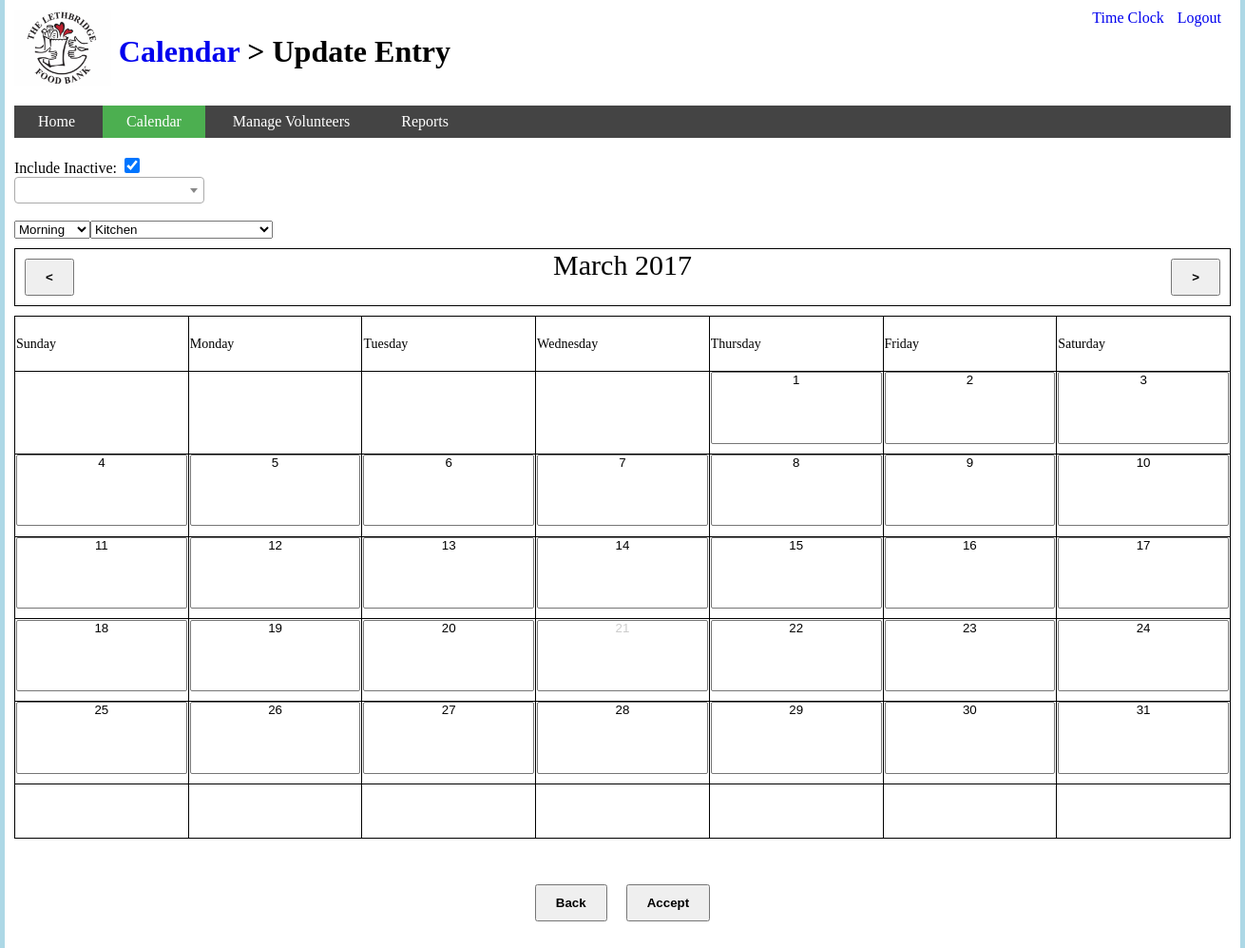
The page /Calendar/updateEntry.php?id=73 on the database its author committed.
### tables this page shows
CREATE TABLE `volunteer` (
  `volunteer_id` int(11) NOT NULL,
  `volunteer_fname` varchar(32) NOT NULL,
  `volunteer_lname` varchar(32) NOT NULL,
  `volunteer_email` varchar(64) NOT NULL,
  `volunteer_birthdate` date NOT NULL,
  `volunteer_gender` varchar(32) NOT NULL,
  `volunteer_street` varchar(32) NOT NULL,
  `volunteer_city` varchar(32) NOT NULL,
  `volunteer_province` varchar(32) NOT NULL,
  `volunteer_postcode` varchar(10) NOT NULL,
  `volunteer_primaryphone` varchar(20) NOT NULL,
  `volunteer_secondaryphone` varchar(20) DEFAULT 'None',
  `volunteer_status` tinyint(1) NOT NULL
);

CREATE TABLE `calendar_entry` (
  `calendar_entry_id` int(11) NOT NULL,
  `volunteer_id` int(11) NOT NULL,
  `calendar_date` date NOT NULL,
  `calendar_dept` varchar(32) NOT NULL,
  `calendar_shift` varchar(20) NOT NULL,
  `crossed_out` tinyint(1) NOT NULL
);

### Calendar/updateEntry.php (the view, shortened to what this page needs)
<head>
<link rel="stylesheet" type="text/css" href="stylesheet.css">
<link href="https://cdnjs.cloudflare.com/ajax/libs/select2/4.0.3/css/select2.min.css" rel="stylesheet" />
	</head>
<h1>
		<a href="/Foodbank/Admin/home.php">
			<img id="logo" src="/Foodbank/images/logo.gif">
		</a>
		<a href="/Foodbank/Calendar/">Calendar
	</a> > Update Entry</h1>
	<div id="topRightNav">
	<a href="/Foodbank/TimeClock/index.php">Time Clock</a>
		<a href="/Foodbank/Admin/logout.php" class="loginButton">Logout</a>
	</div>
	<div id="mainNav">
		<ul>
			<li><a href="/Foodbank/Admin/home.php">Home</a></li>
			<li  class="active"><a href="/Foodbank/Calendar/">Calendar</a></li>
			<li>
				<a>Manage Volunteers</a>
			</li>
			<li><a href="/Foodbank/Reports/reports.php">Reports</a></li>
		</ul>
	</div>
<body class="wrapper">
<?php
$servername = "localhost";
$username = "root";
$password = "";
$dbname = "foodbank";
$conn = new mysqli($servername, $username, $password, $dbname);
$sql = "SELECT * FROM calendar_entry where calendar_entry_id={$_GET['id']}";
$result = $conn->query($sql);
$row = $result->fetch_assoc();
$sqlOtherTable = "SELECT volunteer_status FROM volunteer where volunteer_id={$row['volunteer_id']}";
$resultTwo = $conn->query($sqlOtherTable);
$getStatus = $resultTwo->fetch_assoc();
echo "Include Inactive: <input type='checkbox' name='searchInactive' value='test' onchange='populateList(this.checked, {$row['volunteer_id']})'"; if($getStatus['volunteer_status'] == 0){echo"checked";} echo"></input><br>";
print ("<form method='post' action=''>
		<div>
		<select class='test' name='people[]' id='List'>
		</select>
		</div><br>
		");
echo "<select name='shift'>";
if($row['calendar_shift'] == 'Morning')
	{
		echo "<option selected value='Morning'>Morning</option>";
	}
	else
	{
		echo "<option value='Morning'>Morning</option>";
	}
	echo "</select>";
	echo "<select name='department'>";
	if($row['calendar_dept'] == 'Kitchen')
	{
		echo "<option selected value='Kitchen'>Kitchen</option>";
	}
	else
	{
		echo "<option value='Kitchen'>Kitchen</option>";
	}
	echo "</select>";
$currDate = getdate();
$month = $_SESSION['currMonth'];
$year = $currDate['year'];
$daysOfTheWeek = array("Sunday" => "0", "Monday" => "1", "Tuesday" => "2", "Wednesday" => "3", "Thursday" => "4", "Friday" => "5", "Saturday" => "6");
$daysOfTheWeekRev = array("0" => "Sunday", "1" => "Monday", "2" => "Tuesday", "3" => "Wednesday", "4" => "Thursday", "5" => "Friday", "6" => "Saturday");
$startOfMonth = unixtojd(mktime(0, 0, 0, $month, 2, $year));
$test = (cal_from_jd($startOfMonth, CAL_GREGORIAN));
$dayOne = "";
$days = 1;
$daysInMonth = cal_days_in_month(CAL_GREGORIAN, $month, $year);
$dateArray = array();
for($i = 0; $i <= $daysInMonth; $i++)
{
$tempString = "{$year}";
	if($month < 10)
	{
		$tempString .= "-0{$month}";
	}
	else
	{
		$tempString .= "-{$month}";
	}
	if($i < 10)
	{
		$tempString .= "-0{$i}";
	}
	else
	{
		$tempString .= "-{$i}";
	}
	array_push($dateArray, $tempString);
}
?>
<center>
<?php
$monthNum  = $_SESSION['currMonth'];
$dateObj   = DateTime::createFromFormat('!m', $monthNum);
$monthName = $dateObj->format('F');
$temp2 = $monthName;
echo "<table width='100%' height='550px' style='font-size: 14px;'>";
echo "<caption style='border: solid 1px; background: white; margin-bottom: 10px; font-size: 30px;'>"; ?> <button style='margin: 10px 0px 10px 10px; float: left;' onclick='changeMonth(<?php echo $_SESSION['currMonth']; ?>, "back", <?php echo $_GET['id']; ?>)' <?php if($_SESSION['currMonth'] == 1) echo "disabled"; ?><?php echo "><</button>{$temp2} {$year}"; ?> <button style='margin: 10px 10px 10px 0px; float: right;' onclick='changeMonth(<?php echo $_SESSION['currMonth']; ?>, "forward", <?php echo $_GET['id']; ?>)' <?php if($_SESSION['currMonth'] == 12) echo "disabled"; ?>>></button> <?php echo "</caption>";
for($i = 0; $i < 7; $i++)
	{
		echo "<td>{$daysOfTheWeekRev[$i]}</td>";
	}
for($j = 0; $j < 6; $j++)
{
	echo "<tr>";
	for($i = 0; $i < 7; $i++)
	{
		if($j == 0 && $i < $daysOfTheWeek[$test['dayname']])
		{
			echo "<td>{$dayOne}</td>";
		}
			else
			{
				if($days <= $daysInMonth)
				{
					echo "<td>";
					echo		"<select multiple='multiple' name='days[]'style='overflow: hidden; height: 90%; width: 100%; text-align: center;'>";
					echo		"<option value='{$dateArray[$days]}'"; if($dateArray[$days] == $row['calendar_date']){echo "disabled style='color: #CCCCCC;'";}  echo ">{$days}</option>";
					echo		"</select>";
					echo	"</td>";
					$days++;
				}
				else
					echo "<td>{$dayOne}</td>";
			}
	}
	echo "</tr>";
}
echo "</table><br>";
	echo	"<input class='bbw' type='submit' value='Back' name = 'Back'/>";
	echo	"<input class='bbw' type='submit' value='Accept' name='Accept'/>";
	echo "</form>";
?>
</body>
<body onload="populateList(document.getElementsByName('searchInactive').checked = <?php if($getStatus['volunteer_status'] == 0){echo"true";}else{echo"false";}?>, <?php echo $row['volunteer_id']; ?>)"></body>

### Calendar/stylesheet.css (style rules this page uses)
.wrapper { width: 1280px; position: relative; margin: 0 auto; padding: 10px; background-color: white; overflow: auto; }
body { position: relative; }
a { text-decoration: none; }
#topRightNav { position: absolute; right: 10px; top: 10px; }
#topRightNav a { margin-right: 10px; }
#logo { height: 80px; vertical-align: -25px; }
#mainNav ul { padding: 0; margin: 0; list-style: none; background-color: #444; z-index: 10; }
#mainNav ul li { display: inline-block; position: relative; }
#mainNav ul li a { display: block; padding: 8px 25px; color: white; text-decoration: none; }
.active { background-color: #4CAF50; }
.marginBottomTextBox input, select { margin-bottom: 10px; }
input[type='checkbox'] { width: 16px; height: 16px; }
.bigButtons input, button { margin: 30px 10px; padding: 10px 20px; font-weight: bold; text-align: center; }
.bbw { margin: 30px 10px; padding: 10px 20px; font-weight: bold; text-align: center; }

### Calendar/updateEntry.php (style rules this page uses)
table { border-collapse:collapse; overflow: auto; }
td { background:white; border:1px solid #000; width: 10%; height: 10%; overflow: auto; }
option, option:hover, option:checked { height: 100%; }

### rows shown on the page
volunteer: volunteer_status "☑"
calendar_entry: shift "Morning", department "Kitchen"

### other values the page prints
$temp2 "March"
$year "2017"
$daysOfTheWeekRev[$i] "Sunday"
$daysOfTheWeekRev[$i] "Monday"
$daysOfTheWeekRev[$i] "Tuesday"
$daysOfTheWeekRev[$i] "Wednesday"
$daysOfTheWeekRev[$i] "Thursday"
$daysOfTheWeekRev[$i] "Friday"
$daysOfTheWeekRev[$i] "Saturday"
